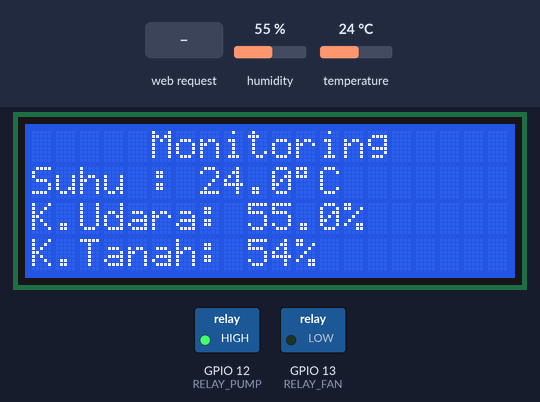
Simulated run of this sketch. Board: ESP32. Shown: 20×4 character LCD, switched loads named in the sketch (green lamp = pin HIGH). Inputs (shaded band) come from the test bench; at power-on: temperature 24 °C, humidity 55 %. WiFi joins after 1.5 s; servers stay silent unless stated; storage starts empty; web services answer with replies made up by the test bench; what the sketch prints to the serial monitor is not drawn.

Above: at 2.8 s.
2.9 s: temperature set to 27.4 °C
At 7.2 s:
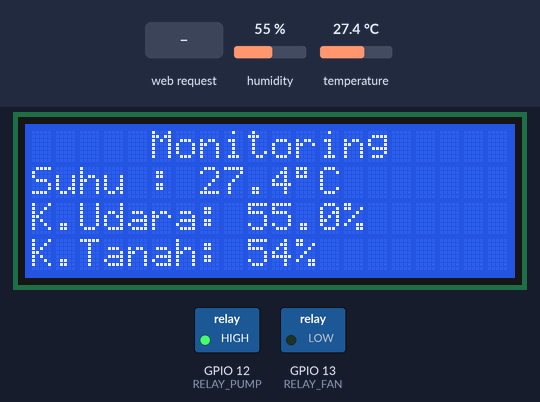
7.5 s: temperature set to 28.7 °C
At 11.2 s:
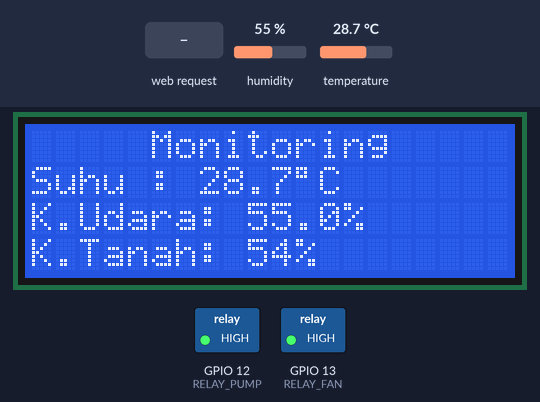
11.5 s: HTTP request GET /config?soil=1 received
At 12.0 s:
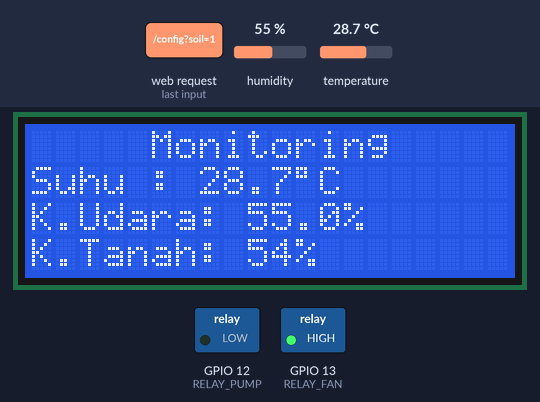
13.0 s: temperature set to 12 °C
At 14.5 s:
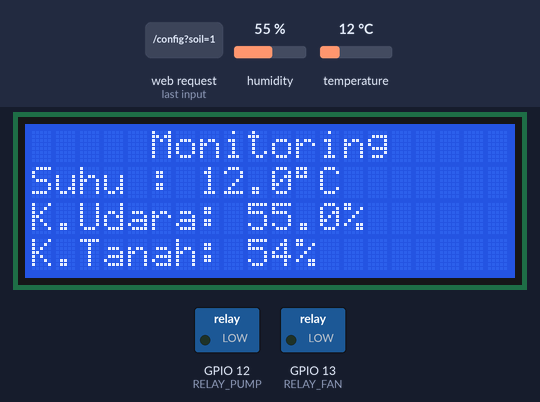
22.2 s: humidity set to 22 %
At 24.7 s:
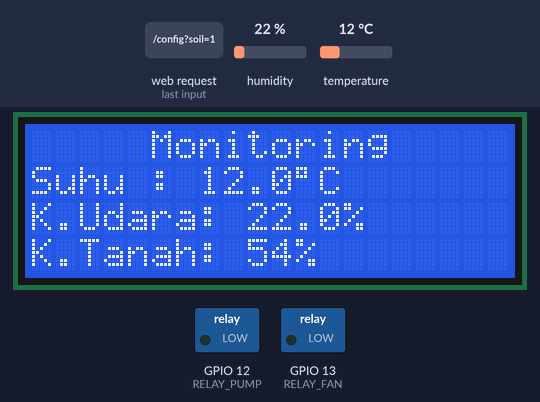
25.7 s: HTTP request GET /config?soil=120 received
At 26.4 s:
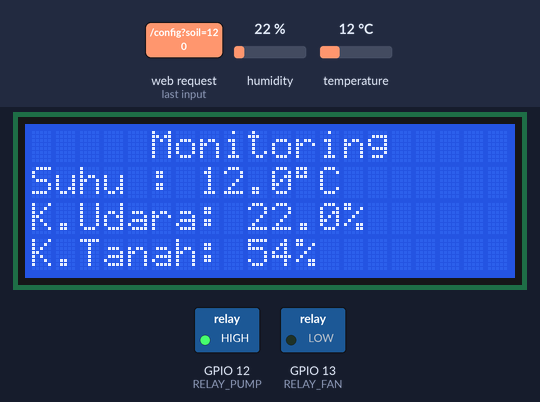
Timing chart, 0 to 28.2 s (numbered marks = the images above; inputs shaded):
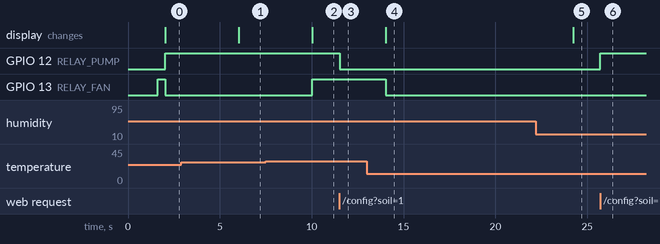

Measured:
- the behaviour switches between 28 and 28.1 °C on temperature (found by bisection; images 1 and 2)
- after the input at 2.9 s, the display: changes after 3.1 s (image 1)
- after the input at 7.5 s, GPIO 13 (RELAY_FAN): LOW → HIGH after 2.5 s; the display: changes after 2.5 s (image 2)
- after the input at 11.5 s, GPIO 12 (RELAY_PUMP): HIGH → LOW at once
- after the input at 13.0 s, GPIO 13 (RELAY_FAN): HIGH → LOW after 1.0 s; the display: changes after 1.0 s (image 4)
- after the input at 22.2 s, the display: changes after 2.0 s (image 5)
- after the input at 25.7 s, GPIO 12 (RELAY_PUMP): LOW → HIGH at once

The sketch:

PlantMonitor.ino
```cpp
#include <WiFi.h>
#include <HTTPClient.h>
#include <ESPAsyncWebServer.h>
#include <LittleFS.h>
#include "DHT.h"
#include <Wire.h>
#include <LiquidCrystal_I2C.h>

// --- Konfigurasi WiFi ---
const char* ssid = "faiz";
const char* password = "arshaka18";

// --- Konfigurasi ThingSpeak ---
String apiKey = ".";  // write API
const char* serverTS = "http://api.thingspeak.com/update";

// --- Konfigurasi Sensor ---
#define DHTPIN 4
#define DHTTYPE DHT22
DHT dht(DHTPIN, DHTTYPE);
#define SOIL_PIN 34  // ADC input soil sensor

// --- Relay Pin ---
#define RELAY_PUMP 12
#define RELAY_FAN 13

// --- Web Server & Status ---
AsyncWebServer server(80);
float temperature = 28.4, humidity = 64.0;
int soilPercent = 72;
bool autoMode = true; // Mode Otomatis / Manual Override

// Timer Quick Water
unsigned long quickWaterEndTime = 0;

// Timing non-blocking
unsigned long lastSensorRead = 0;
const unsigned long SENSOR_INTERVAL = 2000;  // baca sensor + update LCD tiap 2 detik
unsigned long lastThingSpeak = 0;
const unsigned long THINGSPEAK_INTERVAL = 20000;  // kirim ThingSpeak tiap 20 detik

// LCD I2C
LiquidCrystal_I2C lcd(0x27, 20, 4);

void updateLCD() {
  lcd.setCursor(7, 1);
  lcd.print("      ");
  lcd.setCursor(7, 1);
  lcd.print(temperature, 1);
  lcd.print((char)223);
  lcd.print("C");

  lcd.setCursor(9, 2);
  lcd.print("      ");
  lcd.setCursor(9, 2);
  lcd.print(humidity, 1);
  lcd.print("%");

  lcd.setCursor(9, 3);
  lcd.print("      ");
  lcd.setCursor(9, 3);
  lcd.print(soilPercent);
  lcd.print("%");
}

// Dynamic Threshold Auto-Control (Dapat diubah secara realtime via Web Interface)
int soilThreshold = 60;       // Kelembapan tanah < 60% -> Pompa ON
float tempThreshold = 28.0;   // Temperatur > 28.0°C -> Fan ON (Pendinginan)

void autoControlRelay() {
  // Jika sedang siram cepat (timer aktif)
  if (millis() < quickWaterEndTime) {
    digitalWrite(RELAY_PUMP, HIGH);
  } else if (autoMode) { // Mode Otomatis Aktif
    // Pompa menyala jika kelembapan tanah di bawah threshold (tanah kering)
    bool pumpNeeded = (soilPercent < soilThreshold);
    digitalWrite(RELAY_PUMP, pumpNeeded ? HIGH : LOW);

    // Kipas menyala jika temperatur di atas threshold (ruangan panas)
    bool fanNeeded = (temperature > tempThreshold);
    digitalWrite(RELAY_FAN, fanNeeded ? HIGH : LOW);
  }
}

void sendThingSpeak() {
  if (WiFi.status() != WL_CONNECTED) return;
  HTTPClient http;
  String url = String(serverTS) + "?api_key=" + apiKey +
               "&field1=" + String(temperature) +
               "&field2=" + String(humidity) +
               "&field3=" + String(soilPercent);
  http.begin(url);
  int httpCode = http.GET();
  if (httpCode > 0) {
    Serial.println("ThingSpeak update OK");
  } else {
    Serial.println("Gagal kirim ke ThingSpeak");
  }
  http.end();
}

void setup() {
  Serial.begin(115200);
  dht.begin();
  randomSeed(micros());

  lcd.begin();
  lcd.backlight();
  lcd.setCursor(5, 0); lcd.print("Monitoring");
  lcd.setCursor(0, 1); lcd.print("Suhu : ");
  lcd.setCursor(0, 2); lcd.print("K.Udara: ");
  lcd.setCursor(0, 3); lcd.print("K.Tanah: ");

  if (!LittleFS.begin()) {
    Serial.println("LittleFS mount gagal!");
    return;
  }
  Serial.println("LittleFS mounted.");

  WiFi.begin(ssid, password);
  Serial.print("Menghubungkan WiFi...");
  unsigned long wifiStart = millis();
  while (WiFi.status() != WL_CONNECTED && millis() - wifiStart < 15000) {
    delay(300);
    Serial.print(".");
  }

  pinMode(RELAY_PUMP, OUTPUT);
  pinMode(RELAY_FAN, OUTPUT);
  digitalWrite(RELAY_PUMP, LOW);
  digitalWrite(RELAY_FAN, LOW);

  server.serveStatic("/", LittleFS, "/").setDefaultFile("index.html");

  // Endpoint Telemetri Data
  server.on("/data", HTTP_GET, [](AsyncWebServerRequest* request) {
    String json = "{";
    json += "\"temperature\":" + String(temperature, 1) + ",";
    json += "\"humidity\":" + String(humidity, 1) + ",";
    json += "\"soil\":" + String(soilPercent) + ",";
    json += "\"pumpState\":" + String(digitalRead(RELAY_PUMP) == HIGH ? "true" : "false") + ",";
    json += "\"fanState\":" + String(digitalRead(RELAY_FAN) == HIGH ? "true" : "false") + ",";
    json += "\"autoMode\":" + String(autoMode ? "true" : "false") + ",";
    json += "\"soilThreshold\":" + String(soilThreshold) + ",";
    json += "\"tempThreshold\":" + String(tempThreshold, 1);
    json += "}";
    request->send(200, "application/json", json);
  });

  // Endpoint Update Config Threshold
  server.on("/config", HTTP_GET, [](AsyncWebServerRequest* request) {
    if (request->hasParam("soil")) {
      soilThreshold = request->getParam("soil")->value().toInt();
    }
    if (request->hasParam("temp")) {
      tempThreshold = request->getParam("temp")->value().toFloat();
    }
    String json = "{";
    json += "\"status\":\"ok\",";
    json += "\"soilThreshold\":" + String(soilThreshold) + ",";
    json += "\"tempThreshold\":" + String(tempThreshold, 1);
    json += "}";
    request->send(200, "application/json", json);
  });

  // Endpoint Auto Mode Switch
  server.on("/auto", HTTP_GET, [](AsyncWebServerRequest* request) {
    if (request->hasParam("state")) {
      String state = request->getParam("state")->value();
      autoMode = (state == "1");
      request->send(200, "text/plain", autoMode ? "Auto ON" : "Auto OFF");
    } else {
      request->send(400, "text/plain", "Bad Request");
    }
  });

  // Endpoint Kontrol Pompa
  server.on("/pump", HTTP_GET, [](AsyncWebServerRequest* request) {
    if (request->hasParam("state")) {
      String state = request->getParam("state")->value();
      bool turnOn = (state == "1");

      if (request->hasParam("duration")) {
        int sec = request->getParam("duration")->value().toInt();
        quickWaterEndTime = millis() + (sec * 1000);
        digitalWrite(RELAY_PUMP, HIGH);
      } else {
        quickWaterEndTime = 0; // reset quick water
        digitalWrite(RELAY_PUMP, turnOn ? HIGH : LOW);
      }
      request->send(200, "text/plain", turnOn ? "Pump ON" : "Pump OFF");
    } else {
      request->send(400, "text/plain", "Bad Request");
    }
  });

  // Endpoint Kontrol Kipas
  server.on("/fan", HTTP_GET, [](AsyncWebServerRequest* request) {
    if (request->hasParam("state")) {
      String state = request->getParam("state")->value();
      digitalWrite(RELAY_FAN, state == "1" ? HIGH : LOW);
      request->send(200, "text/plain", state == "1" ? "Fan ON" : "Fan OFF");
    } else {
      request->send(400, "text/plain", "Bad Request");
    }
  });

  server.begin();
}

void loop() {
  unsigned long now = millis();

  // Baca Sensor & Update LCD tiap 2 detik
  if (now - lastSensorRead >= SENSOR_INTERVAL) {
    lastSensorRead = now;

    // Baca sensor DHT22
    float t = dht.readTemperature();
    float h = dht.readHumidity();
    if (!isnan(t)) temperature = t;
    if (!isnan(h)) humidity = h;

    // Baca sensor Kelembapan Tanah (ADC Pin 34: 0-4095 ke 0-100%)
    // int rawSoil = analogRead(SOIL_PIN);
    // soilPercent = map(rawSoil, 4095, 1500, 0, 100);
    // soilPercent = constrain(soilPercent, 0, 100);
    soilPercent = 54;

    updateLCD();
  }

  // Kontrol Otomatis Relay Pompa & Kipas secara kontinyu
  autoControlRelay();

  // Kirim ke ThingSpeak tiap 20 detik
  if (now - lastThingSpeak >= THINGSPEAK_INTERVAL) {
    lastThingSpeak = now;
    sendThingSpeak();
  }
}
```
